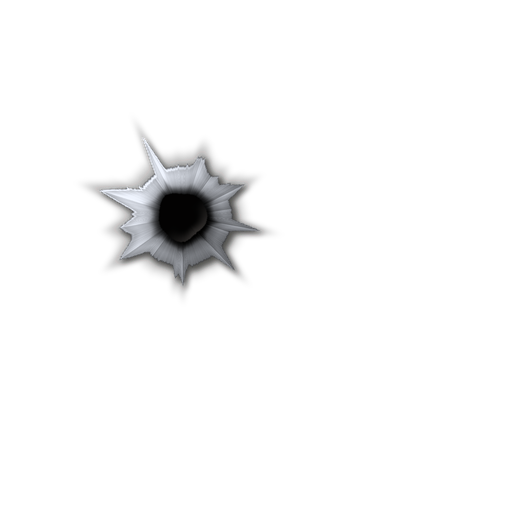
#> input picture content/dota_addons/fate/materials/billy/billy_hole_1.png, 512 x 512 px
$ python build_wanted_poster.py
#> lines starting #> are read from the running program, lines starting #| are printed output that depends on the picture
"""Плакат «WANTED» в топ-баре (атрибут Билли Young Outlaw Leader).

Плакат ЗАМЕНЯЕТ портрет цели в ячейке топ-бара (юзер 08.10.2026: висящий снизу
занимал много места). Чуть выше портрета (юзер: «для эстетики») — 64×46: сверху
закрывает полоску цвета игрока (7 px), снизу на 3 px заходит рваным краем на
полосу с номером/золотом, их надписи не трогает.
Пергамент-рамка с обожжённым рваным краем, гвоздями в верхних углах, WANTED
сверху и DEAD OR ALIVE снизу; посередине прозрачное окно — туда панорама кладёт сепию портрета
(#WantedPortrait). Окно дублируется в multiteam_top_scoreboard.css.

Второй файл — wanted_holes.png: три пулевые пробоины размером с окно, кладутся
поверх портрета, когда голова получена (вместо штампа CLAIMED). Пробоина — та же,
что у метки комбо (materials/billy/billy_hole_1.png, build_billy_holes.py).

Картинки в 2× (SCALE). Запуск: python build_wanted_poster.py, затем resourcecompiler
по обоим *_png.vtex (память panorama-icon-compile: RGBA8888, srgb/srgb; NPOT — без мипов).
"""
import os

import numpy as np
from PIL import Image, ImageDraw, ImageFilter, ImageFont

HERE = os.path.dirname(os.path.abspath(__file__))
HOLE_SRC = os.path.join(HERE, "..", "..", "..", "..", "materials", "billy", "billy_hole_1.png")
SCALE = 2
# шире ячейки (64) на 2 px с каждой стороны: нахлёст закрывает щели от округления
# при дробном масштабе UI (1440p, 768p) — юзер видел край старого портрета
POSTER_W, POSTER_H = 68, 46            # ячейка: полоска цвета 7 + портрет 36 + 3
W, H = POSTER_W * SCALE, POSTER_H * SCALE

# окно портрета (экранные px) — то же в CSS (#WantedPortrait / #WantedHoles)
WIN = (6, 12, 56, 26)                  # x, y, w, h (= 4 px от края ячейки)

FONT = r"C:\Windows\Fonts\BOOKOSB.TTF"  # Bookman Old Style Bold
INK = (58, 34, 17)
SEED = 1873

# пробоины в окне: центр (доля ширины/высоты окна), диаметр в экранных px, поворот
HOLES = [(0.2, 0.42, 19, 0), (0.54, 0.62, 17, 70), (0.83, 0.36, 18, 150)]


def noise(shape, scale, rng):
    h, w = shape
    small = rng.random((max(2, h // scale), max(2, w // scale)))
    img = Image.fromarray((small * 255).astype(np.uint8)).resize((w, h), Image.BICUBIC)
    return np.asarray(img, dtype=np.float32) / 255.0


def torn_mask(rng):
    """Альфа листа: прямоугольник с мелко рваным краем."""
    m = Image.new("L", (W, H), 0)
    d = ImageDraw.Draw(m)
    margin = 1.0 * SCALE
    pts = []

    def edge(x0, y0, x1, y1, n, normal):
        for i in range(n + 1):
            t = i / n
            off = rng.uniform(0.0, 1.0) * 1.3 * SCALE
            pts.append((x0 + (x1 - x0) * t + normal[0] * off, y0 + (y1 - y0) * t + normal[1] * off))
    edge(margin, margin, W - margin, margin, 30, (0, 1))
    edge(W - margin, margin, W - margin, H - margin, 12, (-1, 0))
    edge(W - margin, H - margin, margin, H - margin, 30, (0, -1))
    edge(margin, H - margin, margin, margin, 12, (1, 0))
    d.polygon(pts, fill=255)
    return np.asarray(m.filter(ImageFilter.GaussianBlur(0.5)), dtype=np.float32) / 255.0


def text_block(dst, text, box, size, tracking=0):
    """Надпись, вписанная в box (x0, y0, x1, y1): рисуем крупно и ужимаем."""
    x0, y0, x1, y1 = box
    font = ImageFont.truetype(FONT, size)
    widths = [font.getbbox(ch)[2] - font.getbbox(ch)[0] for ch in text]
    total = sum(widths) + tracking * (len(text) - 1)
    asc, desc = font.getmetrics()
    tmp = Image.new("L", (int(total) + 8, asc + desc + 8), 0)
    td = ImageDraw.Draw(tmp)
    x = 4
    for ch, wch in zip(text, widths):
        bb = font.getbbox(ch)
        td.text((x - bb[0], 4), ch, font=font, fill=255)
        x += wch + tracking
    tmp = tmp.crop(tmp.getbbox())
    glyph = tmp.resize((int(x1 - x0), int(y1 - y0)), Image.LANCZOS)
    dst.paste(Image.new("L", glyph.size, 255), (int(x0), int(y0)), glyph)


def build_poster(rng):
    s = SCALE
    base = np.array([232, 211, 168], dtype=np.float32)
    n1 = noise((H, W), 10 * s, rng)
    n2 = noise((H, W), 3 * s, rng)
    fine = rng.random((H, W)).astype(np.float32)
    paper = base[None, None, :] * (0.86 + 0.10 * n1 + 0.04 * n2 + 0.03 * (fine - 0.5))[..., None]

    alpha = torn_mask(rng)
    # обожжённый край — узкий: рамка тонкая
    edge = np.asarray(Image.fromarray((alpha * 255).astype(np.uint8)).filter(
        ImageFilter.GaussianBlur(2.2 * s)), dtype=np.float32) / 255.0
    k = np.clip((1.0 - edge) * 1.8, 0, 1)[..., None]
    paper = paper * (1 - k) + np.array([96, 58, 26], dtype=np.float32)[None, None, :] * k

    ink = Image.new("L", (W, H), 0)
    text_block(ink, "WANTED", (14 * s, 1.8 * s, 54 * s, 10.2 * s), 96, tracking=6)
    text_block(ink, "DEAD OR ALIVE", (11 * s, 39.4 * s, 57 * s, 43.6 * s), 64, tracking=8)
    ink_a = np.asarray(ink, dtype=np.float32) / 255.0
    ink_a *= np.clip(0.8 + 0.5 * noise((H, W), 2, rng), 0, 1)
    ink_col = np.array(INK, dtype=np.float32)
    paper = paper * (1 - ink_a[..., None] * 0.95) + ink_col[None, None, :] * (ink_a[..., None] * 0.95)

    # окно: тёмная рамка, проём прозрачный
    wx, wy, ww, wh = [v * s for v in WIN]
    fr = 1 * s
    yy, xx = np.mgrid[0:H, 0:W]
    in_frame = (xx >= wx - fr) & (xx < wx + ww + fr) & (yy >= wy - fr) & (yy < wy + wh + fr)
    in_hole = (xx >= wx) & (xx < wx + ww) & (yy >= wy) & (yy < wy + wh)
    paper[in_frame & ~in_hole] = ink_col * 0.9
    alpha = alpha.copy()
    alpha[in_hole] = 0.0

    img = Image.fromarray(np.dstack([np.clip(paper, 0, 255), alpha * 255]).astype(np.uint8), "RGBA")
    d = ImageDraw.Draw(img)
    for cx, cy in [(6 * s, 5 * s), (W - 6 * s, 5 * s)]:
        r = 2.0 * s
        d.ellipse((cx - r + 1, cy - r + 2, cx + r + 1, cy + r + 2), fill=(40, 24, 10, 150))
        d.ellipse((cx - r, cy - r, cx + r, cy + r), fill=(92, 88, 82, 255), outline=(36, 32, 28, 255), width=1)
        d.ellipse((cx - r * 0.55, cy - r * 0.6, cx - r * 0.05, cy - r * 0.1), fill=(190, 186, 176, 255))
    return img


def build_holes():
    """Три пробоины из текстуры метки комбо, на прозрачном поле размером с окно."""
    src = Image.open(HOLE_SRC).convert("RGBA")
    src = src.crop(src.getbbox())          # одна пробоина с лепестками
    ww, wh = WIN[2] * SCALE, WIN[3] * SCALE
    out = Image.new("RGBA", (ww, wh), (0, 0, 0, 0))
    for fx, fy, diam, rot in HOLES:
        size = int(diam * SCALE)
        # ресайз в премультиплицированном виде — без светлой каймы
        arr = np.asarray(src, dtype=np.float32) / 255.0
        pm = Image.fromarray((np.dstack([arr[..., :3] * arr[..., 3:4], arr[..., 3:4]]) * 255).astype(np.uint8), "RGBA")
        pm = pm.rotate(rot, resample=Image.BICUBIC, expand=True).resize((size, size), Image.LANCZOS)
        a = np.asarray(pm, dtype=np.float32) / 255.0
        rgb = a[..., :3] / np.maximum(a[..., 3:4], 1e-4)
        hole = Image.fromarray((np.dstack([np.clip(rgb, 0, 1), a[..., 3:4]]) * 255).astype(np.uint8), "RGBA")
        out.alpha_composite(hole, (int(fx * ww - size / 2), int(fy * wh - size / 2)))
    return out


def write_vtex(name):
    with open(os.path.join(HERE, name + "_png.vtex"), "w", encoding="utf-8", newline="\n") as f:
        f.write(
            '<!-- dmx encoding keyvalues2_noids 1 format vtex 1 -->\n'
            '"CDmeVtex"\n{\n'
            '\t"m_inputTextureArray" "element_array" [ "CDmeInputTexture" { "m_name" "string" "0" '
            '"m_fileName" "string" "panorama/images/custom_game/billy/' + name + '.png" '
            '"m_colorSpace" "string" "srgb" "m_typeString" "string" "2D" } ]\n'
            '\t"m_outputTypeString" "string" "2D"\n'
            '\t"m_outputFormat" "string" "RGBA8888"\n'
            # NPOT: мипы нельзя — m_algorithm пустой
            '\t"m_textureOutputChannelArray" "element_array" [ "CDmeTextureOutputChannel" { '
            '"m_inputTextureArray" "string_array" [ "0" ] "m_srcChannels" "string" "rgba" '
            '"m_dstChannels" "string" "rgba" "m_mipAlgorithm" "CDmeImageProcessor" { '
            '"m_algorithm" "string" "" "m_stringArg" "string" "" "m_vFloat4Arg" "vector4" "0 0 0 0" } '
            '"m_outputColorSpace" "string" "srgb" } ]\n'
            '}\n')


def main():
    rng = np.random.default_rng(SEED)
    build_poster(rng).save(os.path.join(HERE, "wanted_poster.png"))
#> in torn_mask, `m = Image.new("L", (W, H), 0)`: m: PIL image 136x92 L; every value is 0
#> in text_block, `tmp = Image.new("L", (int(total) + 8, asc + desc + 8), 0)`: tmp: PIL image 466x121 L; every value is 0
#> after the loop in text_block, `for ch, wch in zip(text, widths):`: x = 468
#> in text_block, `tmp = tmp.crop(tmp.getbbox())`:
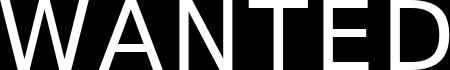
#> tmp: PIL image 450x70 L; min 0, max 255, mean 81.5
#> in text_block, `dst.paste(Image.new("L", glyph.size, 255), (int(x0), int(y0)), glyph)`:
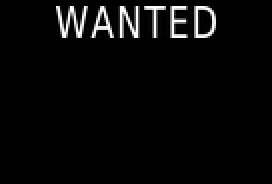
#> dst: PIL image 136x92 L (shown 2 times larger); min 0, max 255, mean 8.4
#> in text_block (call 2), `tmp = Image.new("L", (int(total) + 8, asc + desc + 8), 0)`: tmp: PIL image 603x84 L; every value is 0
#> the loop in text_block (call 2), `for ch, wch in zip(text, widths):` made 13 passes
#> (ch, wch, bb, x) on passes 1 to 12: ('D', 49, (0, 13, 49, 60), 61), ('E', 40, (0, 13, 40, 60), 109), ('A', 44, (0, 13, 44, 60), 161), ('D', 49, (0, 13, 49, 60), 218), (' ', 20, (0, 60, 20, 60), 246), ('O', 50, (0, 12, 50, 61), 304), ('R', 44, (0, 13, 44, 60), 356), (' ', 20, (0, 60, 20, 60), 384), ('A', 44, (0, 13, 44, 60), 436), ('L', 36, (0, 13, 36, 60), 480), ('I', 19, (0, 13, 19, 60), 507), ('V', 44, (0, 13, 44, 60), 559)
#> call 3 of noise, with shape = (92, 136), scale = 2
#> in noise (call 3), `img = Image.fromarray((small * 255).astype(np.uint8)).resize((w, h), I..`:
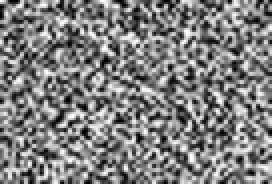
#> img: PIL image 136x92 L (shown 2 times larger); min 0, max 255, mean 127.1
#> in build_poster, `ink_a *= np.clip(0.8 + 0.5 * noise((H, W), 2, rng), 0, 1)`: ink_a: shape (92, 136) float32; min 0, max 1, mean 0.0471
#> in build_poster, `paper[in_frame & ~in_hole] = ink_col * 0.9`:
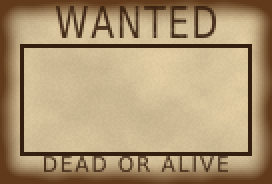
#> paper: shape (92, 136, 3) float32 (shown 2 times larger); mean of channels 0, 1, 2 174, 150.8, 115.2; drawn as R, G, B
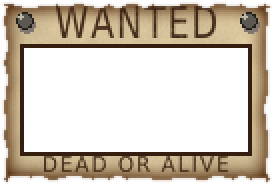
#> saved as wanted_poster.png: PIL image 136x92 RGBA (shown 2 times larger); mean R, G, B, A 172, 149, 113.8, 109.6; transparent parts drawn white
    write_vtex("wanted_poster")
    build_holes().save(os.path.join(HERE, "wanted_holes.png"))
#> in build_holes, src is the input picture: PIL image 512x512 RGBA; mean R, G, B, A 4.5, 4.6, 4.8, 11.2
#> in build_holes, `src = src.crop(src.getbbox())`:
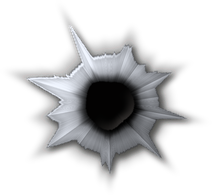
#> src: PIL image 212x195 RGBA; mean R, G, B, A 28.8, 29.1, 30.1, 71.2; transparent parts drawn white
#> in build_holes, `out = Image.new("RGBA", (ww, wh), (0, 0, 0, 0))`: out: PIL image 112x52 RGBA; every value is 0
#> after the loop in build_holes, `for fx, fy, diam, rot in HOLES:`:
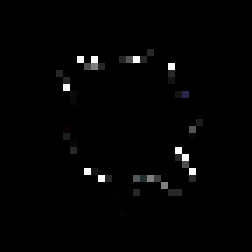
#> rgb: shape (36, 36, 3) float32 (shown 7 times larger); mean R, G, B 3.3, 3.3, 3.4
    write_vtex("wanted_holes")
    print("written wanted_poster.png", (W, H), "wanted_holes.png", (WIN[2] * SCALE, WIN[3] * SCALE))


if __name__ == "__main__":
    main()

$ run again, with content/dota_addons/fate/materials/billy/billy_hole_2.png copied over content/dota_addons/fate/materials/billy/billy_hole_1.png
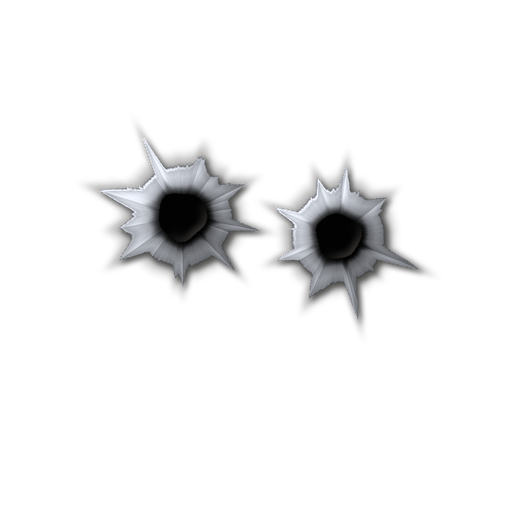
#> input picture content/dota_addons/fate/materials/billy/billy_hole_2.png, 512 x 512 px
#> m: PIL image 136x92 L; every value is 0
#> after the loop in text_block, `for ch, wch in zip(text, widths):`: x = 468
#> the loop in text_block (call 2), `for ch, wch in zip(text, widths):` made 13 passes
#> (ch, wch, bb, x) on passes 1 to 8: ('D', 49, (0, 13, 49, 60), 61), ('E', 40, (0, 13, 40, 60), 109), ('A', 44, (0, 13, 44, 60), 161), ('D', 49, (0, 13, 49, 60), 218), (' ', 20, (0, 60, 20, 60), 246), ('O', 50, (0, 12, 50, 61), 304), ('R', 44, (0, 13, 44, 60), 356), (' ', 20, (0, 60, 20, 60), 384)
#> in build_holes, src is the input picture: PIL image 512x512 RGBA; mean R, G, B, A 8.2, 8.3, 8.6, 20.8
#> in build_holes, `src = src.crop(src.getbbox())`:
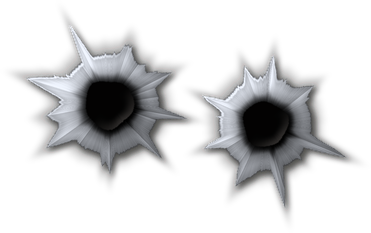
#> src: PIL image 371x233 RGBA; mean R, G, B, A 25, 25.2, 26.2, 63.1; transparent parts drawn white
#> after the loop in build_holes, `for fx, fy, diam, rot in HOLES:`:
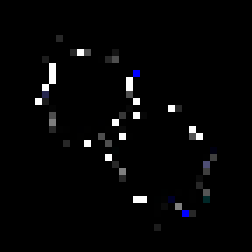
#> rgb: shape (36, 36, 3) float32 (shown 7 times larger); mean R, G, B 5.3, 5.3, 5.8
